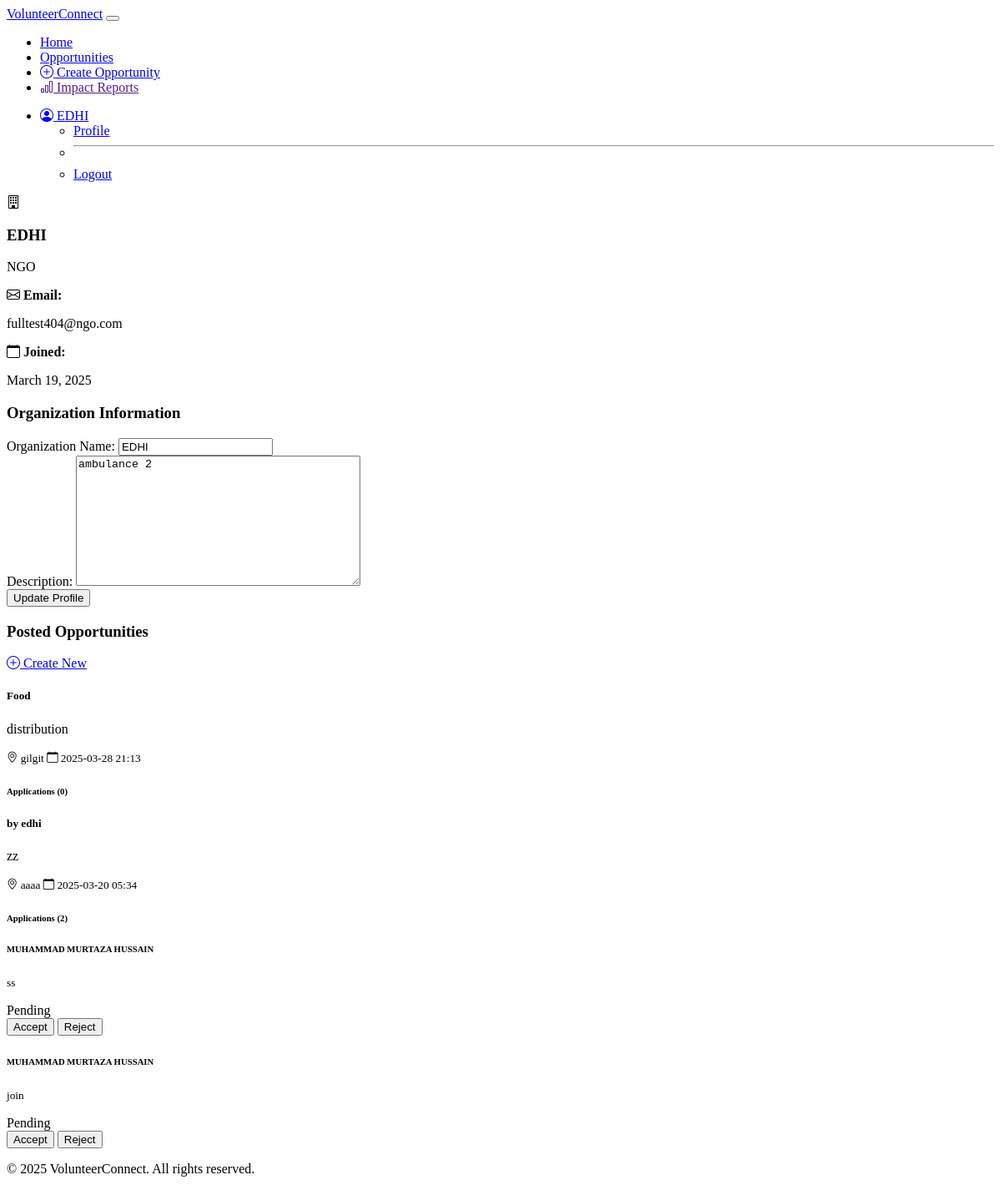
Before: /profile/ (signed in) with the older database file.
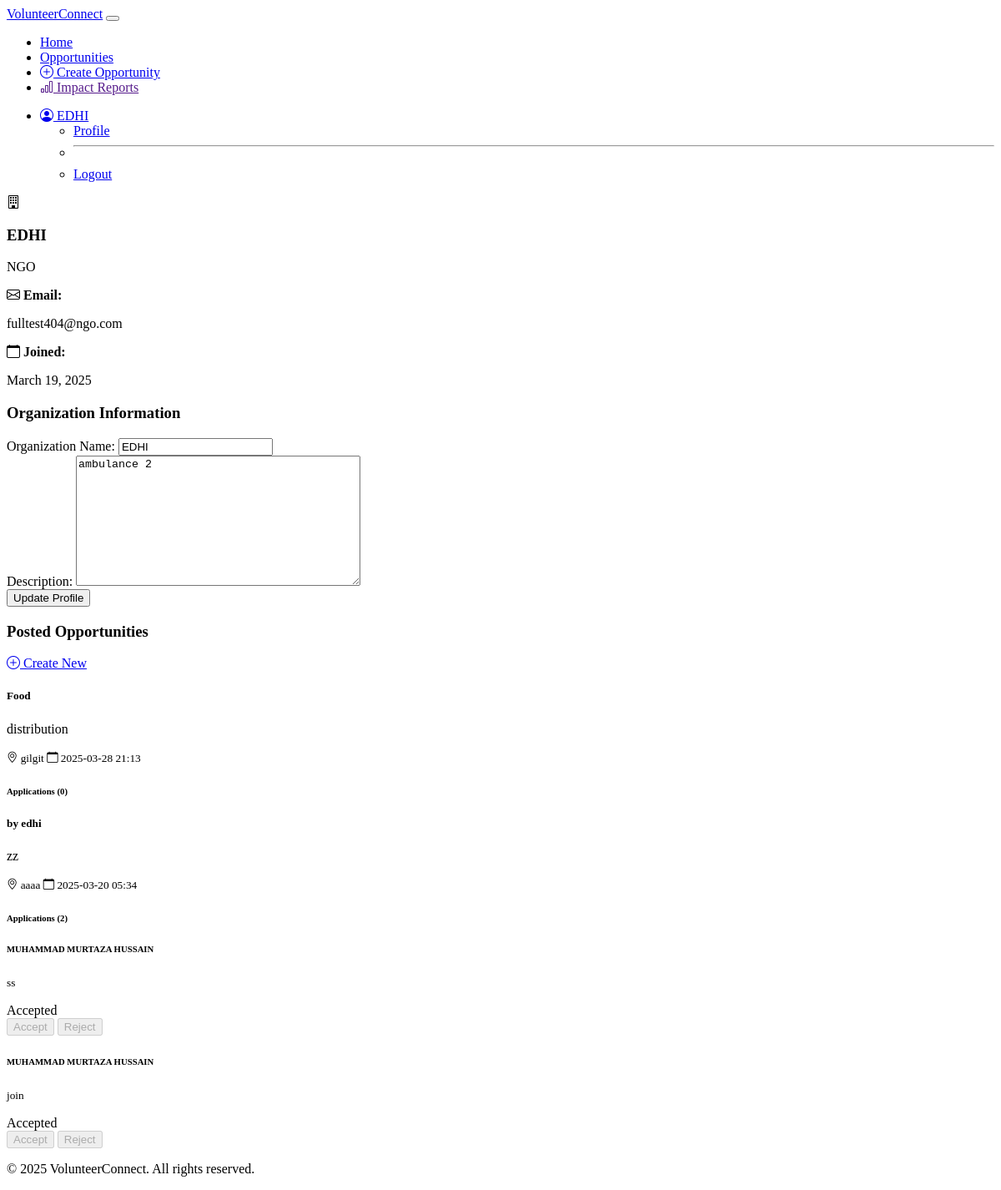
After: the same page with the newer database file.
### applications/models.py (models this page shows, shortened)
class Application(models.Model):
    STATUS_CHOICES = [
        ('pending', 'Pending'),
        ('accepted', 'Accepted'),
        ('rejected', 'Rejected'),
    ]
    volunteer = models.ForeignKey(VolunteerProfile, on_delete=models.CASCADE, related_name='applications')
    opportunity = models.ForeignKey(Opportunity, on_delete=models.CASCADE, related_name='applications')
    status = models.CharField(max_length=20, choices=STATUS_CHOICES, default='pending')
    message = models.TextField(blank=True, null=True)
    created_at = models.DateTimeField(default=now)

### authentication/models.py (models this page shows, shortened)
class VolunteerProfile(models.Model):
    user = models.OneToOneField(User, on_delete=models.CASCADE, related_name='volunteer_profile')
    skills = models.TextField(blank=True, null=True)
    interests = models.TextField(blank=True, null=True)

class User(AbstractBaseUser, PermissionsMixin):
    ROLE_CHOICES = [
        ('volunteer', 'Volunteer'),
        ('ngo', 'NGO'),
        ('admin', 'Admin'),
    ]
    email = models.EmailField(unique=True)
    username = models.CharField(max_length=150, unique=True)
    name = models.CharField(max_length=100)
    role = models.CharField(max_length=20, choices=ROLE_CHOICES)
    created_at = models.DateTimeField(default=now)
    is_active = models.BooleanField(default=True)
    is_staff = models.BooleanField(default=False)  # Required for Django Admin
    objects = UserManager()
    USERNAME_FIELD = 'email'  # Email remains the primary identifier
    REQUIRED_FIELDS = ['username', 'name']  # Make sure username is required during superuser creation

### authentication/views.py (the view)
# urls.py: path('profile/', views.profile, name='profile'),
@login_required
def profile(request):
    user = request.user
    if user.role == 'volunteer':
        form = VolunteerProfileForm(request.POST or None, initial={
            'skills': user.volunteer_profile.skills,
            'interests': user.volunteer_profile.interests
        })
        if request.method == 'POST' and form.is_valid():
            user.volunteer_profile.skills = form.cleaned_data['skills']
            user.volunteer_profile.interests = form.cleaned_data['interests']
            user.volunteer_profile.save()
            messages.success(request, 'Profile updated successfully!')
            return redirect('authentication:profile')
        return render(request, 'profile/volunteer_profile.html', {'form': form})
    else:
        form = NGOProfileForm(request.POST or None, initial={
            'organization_name': user.ngo_profile.organization_name,
            'description': user.ngo_profile.description
        })
        if request.method == 'POST' and form.is_valid():
            user.ngo_profile.organization_name = form.cleaned_data['organization_name']
            user.ngo_profile.description = form.cleaned_data['description']
            user.ngo_profile.save()
            messages.success(request, 'Profile updated successfully!')
            return redirect('authentication:profile')
        return render(request, 'profile/ngo_profile.html', {'form': form})

### authentication/forms.py
class NGOProfileForm(forms.Form):
    organization_name = forms.CharField(
        label='Organization Name',
        required=True
    )
    description = forms.CharField(
        label='Description',
        widget=forms.Textarea,
        required=True
    )

### authentication/templates/profile/ngo_profile.html (shortened to what the changed rows need)
{% extends "base.html" %}
{% block content %}
<div class="row">
    <div class="col-md-8">
        <div class="profile-section mt-4">
            {% if request.user.ngo_profile.opportunities.all %}
                {% for opportunity in request.user.ngo_profile.opportunities.all %}
                <div class="card mb-3">
                    <div class="card-body">
                        <h5 class="card-title">{{ opportunity.title }}</h5>
                        <p class="card-text">{{ opportunity.description|truncatechars:200 }}</p>
                        <div class="d-flex justify-content-between align-items-center mb-3">
                            <small class="text-muted">
                                <i class="bi bi-geo-alt"></i> {{ opportunity.location }}
                            </small>
                            <small class="text-muted">
                                <i class="bi bi-calendar"></i> {{ opportunity.date|date:"Y-m-d H:i" }}
                            </small>
                        </div>
                        <h6 class="mb-3">Applications ({{ opportunity.applications.count }})</h6>
                        {% for application in opportunity.applications.all %}
                        <div class="card mb-2">
                            <div class="card-body">
                                <div class="d-flex justify-content-between align-items-center">
                                    <div>
                                        <h6 class="mb-1">{{ application.volunteer.user.name }}</h6>
                                        <p class="mb-1"><small>{{ application.message }}</small></p>
                                        {% if application.status == 'pending' %}
                                            <span class="badge bg-warning">Pending</span>
                                        {% elif application.status == 'accepted' %}
                                            <span class="badge bg-success">Accepted</span>
                                        {% elif application.status == 'rejected' %}
                                            <span class="badge bg-danger">Rejected</span>
                                        {% endif %}
                                    </div>
                                    <div class="btn-group">
                                        <button class="btn btn-sm btn-success status-update-btn"
                                                data-application-id="{{ application.id }}"
                                                data-status="accepted"
                                                {% if application.status != 'pending' %}disabled{% endif %}>
                                            Accept
                                        </button>
                                        <button class="btn btn-sm btn-danger status-update-btn"
                                                data-application-id="{{ application.id }}"
                                                data-status="rejected"
                                                {% if application.status != 'pending' %}disabled{% endif %}>
                                            Reject
                                        </button>
                                    </div>
                                </div>
                            </div>
                        </div>
                        {% endfor %}
                    </div>
                </div>
                {% endfor %}
            {% else %}
                <p class="text-muted">No opportunities posted yet.</p>
            {% endif %}
        </div>
    </div>
</div>
{% endblock %}

Changed rows visible on the page:
changed Application "ss": status "Pending" → "Accepted"
changed Application "join": status "Pending" → "Accepted"
